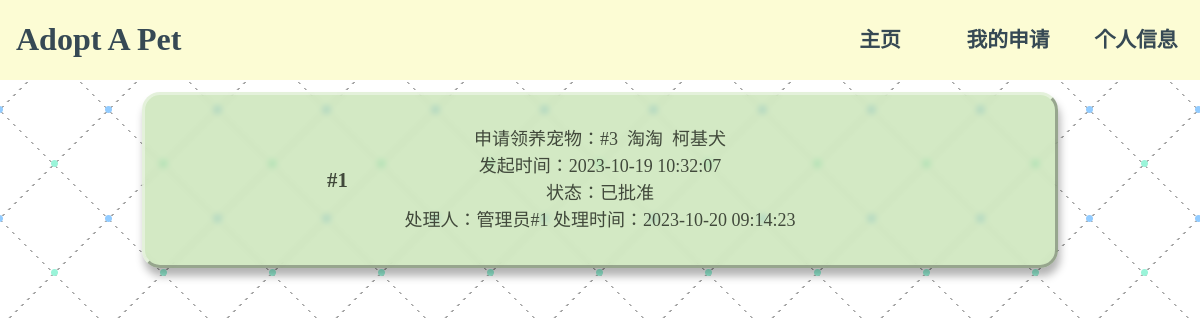
/AdoptApet/myApplication.php (signed in), run on the app's committed database.
### tables this page shows
create table application
(
   application_id       smallint not null auto_increment  comment '',
   pet_id               smallint not null  comment '',
   user_id              smallint not null  comment '',
   administrator_id     smallint  comment '',
   state                numeric(1,0) not null  comment '',
   propose_time         datetime not null  comment '',
   process_time         datetime  comment '',
   primary key (application_id)
);

create table pet
(
   pet_id               smallint not null auto_increment  comment '',
   variety_id           smallint not null  comment '',
   administrator_id     smallint not null  comment '',
   nickname             varchar(40) not null  comment '',
   birthday             date  comment '',
   age                  smallint  comment '',
   sex                  char(1) not null  comment '',
   colour               varchar(15) not null  comment '',
   personality          varchar(50)  comment '',
   health               varchar(50)  comment '',
   photo_path           varchar(100) not null  comment '',
   adopt_state          numeric(1,0) not null  comment '',
   last_update_time     datetime not null  comment '',
   primary key (pet_id)
);

create table variety
(
   variety_id           smallint not null auto_increment  comment '',
   administrator_id     smallint not null  comment '',
   variety_name         varchar(40) not null  comment '',
   introduction         text  comment '',
   primary key (variety_id)
);

### AdoptApet/myApplication.php (the view, shortened to what this page needs)
<!DOCTYPE html>
<html>
<head>
    <link rel="stylesheet" href="css/application.css">
</head>
<body>
    <div class="header">
        <a href="myApplication.php" class="logo">
            <h1>Adopt A Pet</h1>
        </a>
        <nav class="navbar">
            <ul>
                <li><a href="index.php">主页</a></li>
                <li><a href="myApplication.php">我的申请</a></li>
                <li><a href="personalInfo.php">个人信息</a></li>
            </ul>
        </nav>
    </div>
    <?php
    if (isset($_SESSION['user'])) {
        $account = $_SESSION['user'];
        $conn = mysqli_connect('localhost:3307', 'root', '123456', 'pet_adopt');
        $sql_select = "SELECT application_id, application.pet_id, nickname, variety_name, propose_time, state, application.administrator_id, process_time FROM common_user, application, pet, variety WHERE common_user.user_id = application.user_id AND application.pet_id = pet.pet_id AND pet.variety_id = variety.variety_id AND account = '$account'";
        $ret = mysqli_query($conn, $sql_select);
        $n = 0;
        while ($row = mysqli_fetch_assoc($ret)) {
            $n++; ?>
            <div class="container">
                <h2 class="title">#<?php echo $n?></h2>
                <p class="info">申请领养宠物：#<?php echo $row['pet_id']?>&nbsp;&nbsp;<?php echo $row['nickname']?>&nbsp;&nbsp;<?php echo $row['variety_name']?><br>发起时间：<?php echo $row['propose_time']?><br>
                状态：<?php switch ($row['state']) {
                            case 1:
                                echo "已批准";
                                break;
                        }?><br>
                处理人：管理员#<?php echo $row['administrator_id']?> 处理时间：<?php echo $row['process_time']?><br></p>
            </div>
        <?php }
    } else {
        echo "<script>alert('请先登录！');location='html/login.html'</script>";
    } ?>
</body>
</html>

### AdoptApet/css/application.css (style rules this page uses)
body { display: grid; place-items: center; background: radial-gradient(#93ccff 3px, transparent 4px), radial-gradient(#9af4d9 3px, transparent 4px), linear-gradient(#fff 4px, transparent 0), linear-gradient(45deg, transparent 74px, transparent 75px, #a4a4a4 75px, #a4a4a4 76px, transparent 77px, transparent 109px), linear-gradient(-45deg, transparent 75px, transparent 76px, #a4a4a4 76px, #a4a4a4 77px, transparent 78px, transparent 109px), #fff; background-size: 109px 109px, 109px 109px,100% 6px, 109px 109px, 109px 109px; background-position: 54px 55px, 0px 0px, 0px 0px, 0px 0px, 0px 0px; --background: linear-gradient(to bottom, #b3da99, #78c894); }
.header { position: fixed; top: 0; left: 0; right: 0; z-index: 1000; background: #fcfcd4; display: flex; align-items: center; justify-content: space-between; text-decoration: none; }
.header .logo { color: #364954; padding: 0 1rem; text-decoration: none; font-family: "Comic Sans MS"; }
.navbar ul { display: flex; }
.navbar ul li { font-weight: bold; width: 128px; list-style: none; text-align:center; }
.navbar ul li a { width: 128px; line-height: 40px; font-size: 1.3rem; font-family: "Microsoft JhengHei"; color: #364954; text-decoration: none; }
.container { margin-top: 30px; padding: 10px 5px; width: 900px; height: 150px; color: #41493b; display: flex; justify-content: center; align-items: center; gap: 20px; border-radius: 18px; backdrop-filter: blur(3px); background-color: #b3da9994; box-shadow: rgba(0, 0, 0, 0.3) 2px 8px 8px; border: 3px rgba(255,255,255,0.4) solid; border-bottom: 3px rgba(40,40,40,0.35) solid; border-right: 3px rgba(40,40,40,0.35) solid; text-align: center; }
.title { position: absolute; left: 20%; font-size: 1.3rem; font-weight: bold; line-height: 1.2; }
.info { position: absolute; font-family: var(--font-serif); font-size: 1.125rem; line-height: 1.5; }

### data on the page
application: pet "3", pet.nickname "淘淘", variety.variety_name "柯基犬", propose_time "2023-10-19 10:32:07", state "已批准", administrator "1", process_time "2023-10-20 09:14:23"
